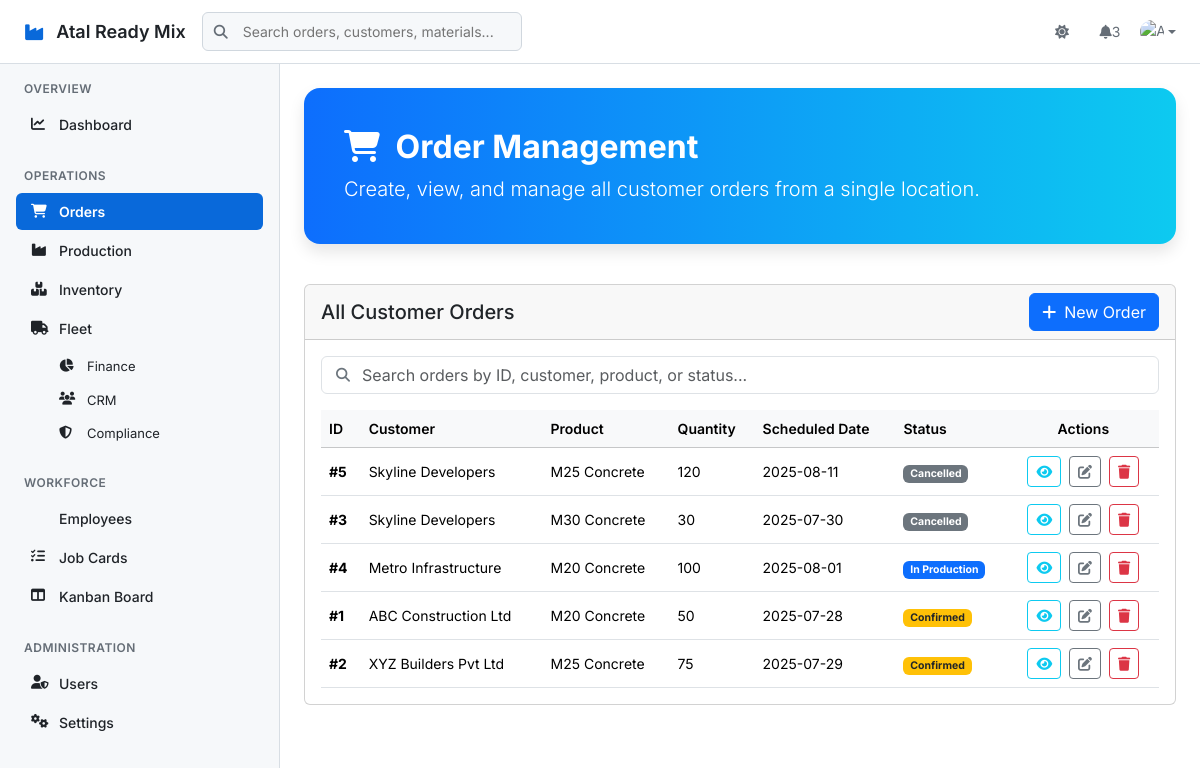
/erp/orders (signed in), run on the app's committed database.
### tables this page shows
CREATE TABLE Orders (
    OrderID INTEGER PRIMARY KEY AUTOINCREMENT,
    CustomerID INTEGER,
    ProductID INTEGER,
    Quantity INTEGER,
    OrderDate DATE,
    DeliverySite TEXT,
    ScheduledDate DATE,
    Status TEXT,
    CreatedBy INTEGER,
    FOREIGN KEY (CustomerID) REFERENCES Customers(CustomerID),
    FOREIGN KEY (ProductID) REFERENCES Products(ProductID),
    FOREIGN KEY (CreatedBy) REFERENCES Users(UserID)
);

CREATE TABLE Customers (
    CustomerID INTEGER PRIMARY KEY AUTOINCREMENT,
    CustomerName TEXT,
    Address TEXT,
    Phone TEXT,
    Email TEXT
);

CREATE TABLE Products (
    ProductID INTEGER PRIMARY KEY AUTOINCREMENT,
    ProductName TEXT NOT NULL,
    Description TEXT,
    Unit TEXT,
    MixDesign TEXT
);

### app.py (the view)
@app.route('/erp/orders')
@login_required
def erp_orders():
    conn = get_db_connection()
    orders = conn.execute('SELECT o.*, c.CustomerName, p.ProductName FROM Orders o JOIN Customers c ON o.CustomerID = c.CustomerID JOIN Products p ON o.ProductID = p.ProductID ORDER BY o.OrderDate DESC').fetchall()
    conn.close()
    return render_template('erp/orders.html', orders=orders)

### app.py (called while the page is built)
def get_db_connection():
    conn = sqlite3.connect(DATABASE, timeout=10)
    conn.row_factory = sqlite3.Row
    return conn

def login_required(f):
    @wraps(f)
    def decorated_function(*args, **kwargs):
        if 'user_id' not in session:
            return redirect(url_for('login'))
        return f(*args, **kwargs)
    return decorated_function

### templates/erp/orders.html (shortened to what this page needs)
{% extends "base.html" %}
{% block content %}
<div class="main-header">
    <h2><i class="fas fa-shopping-cart me-2"></i> Order Management</h2>
    <p class="lead mb-0">Create, view, and manage all customer orders from a single location.</p>
</div>
<div class="row">
    <div class="col-12">
        <div class="card">
            <div class="card-header d-flex justify-content-between align-items-center">
                <h5 class="mb-0">All Customer Orders</h5>
                <a href="{{ url_for('erp_new_order') }}" class="btn btn-primary"><i class="fas fa-plus me-2"></i>New Order</a>
            </div>
            <div class="card-body">
                <div class="mb-3 search-bar">
                    <i class="fas fa-search"></i>
                    <input type="text" id="orderSearch" class="form-control" placeholder="Search orders by ID, customer, product, or status...">
                </div>
                <div class="table-responsive">
                    <table class="table table-hover mb-0">
                        <thead class="table-light">
                            <tr>
                                <th>ID</th>
                                <th>Customer</th>
                                <th>Product</th>
                                <th>Quantity</th>
                                <th>Scheduled Date</th>
                                <th>Status</th>
                                <th class="text-center">Actions</th>
                            </tr>
                        </thead>
                        <tbody id="ordersTableBody">
                            {% for order in orders %}
                            <tr>
                                <td><strong>#{{ order.OrderID }}</strong></td>
                                <td>{{ order.CustomerName }}</td>
                                <td>{{ order.ProductName }}</td>
                                <td>{{ order.Quantity }}</td>
                                <td>{{ order.ScheduledDate }}</td>
                                <td>
                                    <span class="badge bg-{% if order.Status == 'Confirmed' %}warning text-dark{% elif order.Status == 'Delivered' %}success{% elif order.Status == 'In Production' %}primary{% else %}secondary{% endif %}">
                                        {{ order.Status }}
                                    </span>
                                </td>
                                <td class="text-center action-buttons">
                                    <a href="{{ url_for('erp_view_order', order_id=order.OrderID) }}" class="btn btn-sm btn-outline-info" data-bs-toggle="tooltip" title="View Details"><i class="fas fa-eye"></i></a>
                                    <a href="{{ url_for('erp_edit_order', order_id=order.OrderID) }}" class="btn btn-sm btn-outline-secondary" data-bs-toggle="tooltip" title="Edit Order"><i class="fas fa-edit"></i></a>
                                    <button type="button" class="btn btn-sm btn-outline-danger delete-btn"
                                            data-order-id="{{ order.OrderID }}"
                                            data-customer-name="{{ order.CustomerName }}"
                                            title="Delete Order">
                                        <i class="fas fa-trash"></i>
                                    </button>
                                </td>
                            </tr>
                            {% endfor %}
                        </tbody>
                    </table>
                </div>
            </div>
        </div>
    </div>
</div>
{% endblock %}

### templates/base.html (style rules this page uses)
:root { --color-canvas-default: #ffffff; --color-canvas-subtle: #f6f8fa; --color-canvas-inset: #f6f8fa; --color-border-default: #d0d7de; --color-border-muted: #d8dee4; --color-fg-default: #1f2328; --color-fg-muted: #656d76; --color-fg-subtle: #6e7781; --color-accent-fg: #0969da; --color-accent-emphasis: #0969da; --color-success-fg: #1a7f37; --color-danger-fg: #d1242f; --color-warning-fg: #9a6700; --color-neutral-muted: rgba(175,184,193,0.2); --color-primer-shadow-focus: 0 0 0 3px rgba(9,105,218,0.3); --header-height: 64px; --sidebar-width: 280px; }
* { box-sizing: border-box; }
body { font-family: 'Inter', -apple-system, BlinkMacSystemFont, 'Segoe UI', sans-serif; font-size: 14px; line-height: 1.5; color: var(--color-fg-default); background-color: var(--color-canvas-default); margin: 0; overflow-x: hidden; }

### templates/erp/orders.html (style rules this page uses)
body { background-color: #f8f9fa; }
.main-header { background: linear-gradient(90deg, #0d6efd 0%, #0dcaf0 100%); color: white; padding: 2.5rem; border-radius: 1rem; margin-bottom: 2.5rem; box-shadow: 0 8px 16px rgba(0, 0, 0, 0.1); }
.main-header h2 { font-weight: 700; }
.card-header .btn { float: right; }
.table thead th { vertical-align: middle; font-weight: 600; white-space: nowrap; }
.table tbody td { vertical-align: middle; }
.action-buttons a, .action-buttons button { margin: 0 2px; }
.search-bar { position: relative; }
.search-bar .fa-search { position: absolute; left: 15px; top: 50%; transform: translateY(-50%); color: #6c757d; }
.search-bar .form-control { padding-left: 2.5rem; }

### data on the page
Orders: OrderID "5", CustomerName "Skyline Developers", ProductName "M25 Concrete", Quantity "120", ScheduledDate "2025-08-11", Status "Cancelled"
Orders: OrderID "3", CustomerName "Skyline Developers", ProductName "M30 Concrete", Quantity "30", ScheduledDate "2025-07-30", Status "Cancelled"
Orders: OrderID "4", CustomerName "Metro Infrastructure", ProductName "M20 Concrete", Quantity "100", ScheduledDate "2025-08-01", Status "In Production"
Orders: OrderID "1", CustomerName "ABC Construction Ltd", ProductName "M20 Concrete", Quantity "50", ScheduledDate "2025-07-28", Status "Confirmed"
Orders: OrderID "2", CustomerName "XYZ Builders Pvt Ltd", ProductName "M25 Concrete", Quantity "75", ScheduledDate "2025-07-29", Status "Confirmed"
